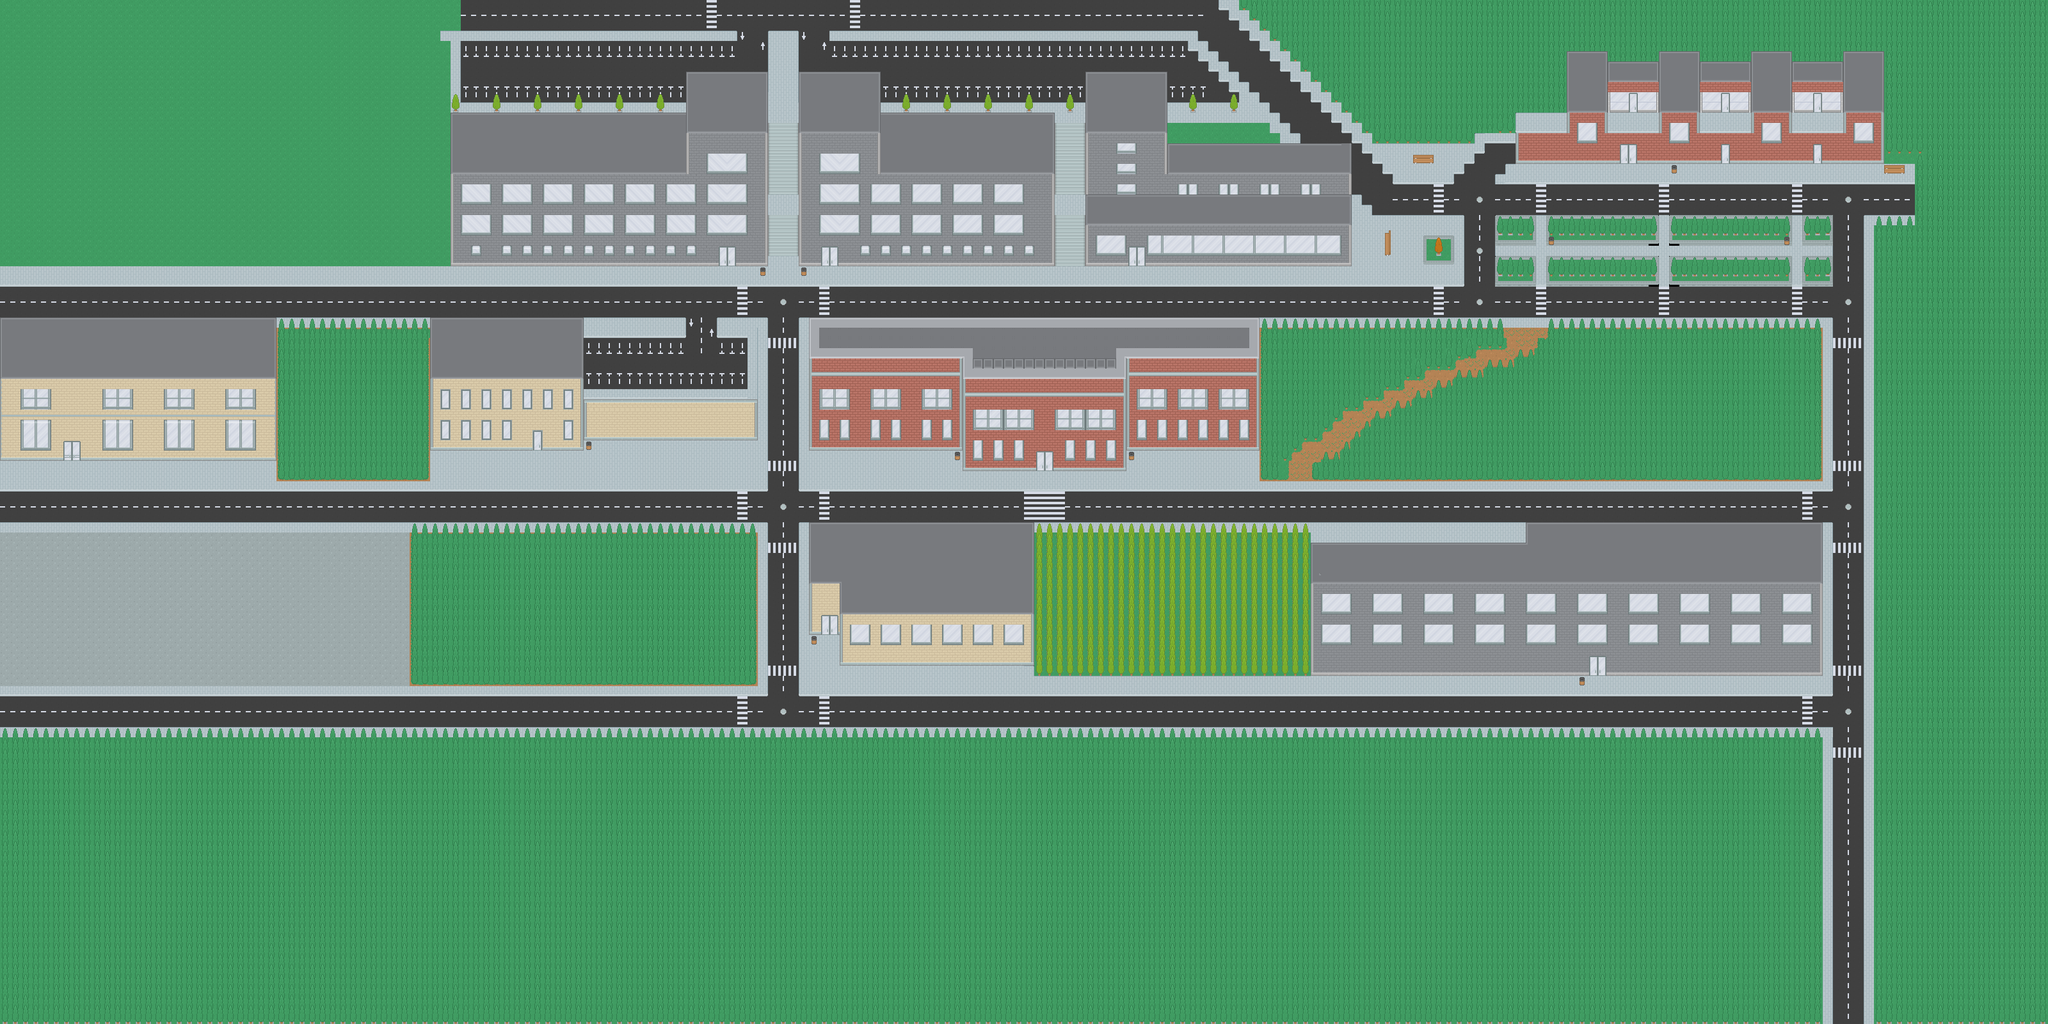

Tiled map render using the project's own tile images. Description and the map definition, with tile-layer contents summarised, below:
An orthogonal 200x100 tile map with 16x16 px tiles, 9 tile layers (Doors, Background, Enviornment, Nature, ...), 3 tilesets.

<map version="1.2" tiledversion="1.2.0" orientation="orthogonal" renderorder="right-down" width="200" height="100" tilewidth="16" tileheight="16" infinite="0" nextlayerid="12" nextobjectid="1">
 <tileset firstgid="1" source="../ASSETS/world 2.tsx" />
 <tileset firstgid="1037" name="Dungeon Tileset" tilewidth="16" tileheight="16" tilecount="270" columns="27">
  <image source="../ASSETS/DungeonTileSet/Dungeon Tileset.png" width="432" height="160" />
  <tile id="164">
   <properties>
    <property name="game" value="MechanicMiniGame" />
   </properties>
  </tile>
  <tile id="165">
   <properties>
    <property name="game" value="FoodFightMiniGame" />
   </properties>
  </tile>
  <tile id="166">
   <properties>
    <property name="game" value="BubblePopperMiniGame" />
   </properties>
  </tile>
 </tileset>
 <tileset firstgid="1307" name="wow" tilewidth="16" tileheight="16" tilecount="1131" columns="39">
  <image source="../ASSETS/Spritesheet/roguelikeCity_magenta.png" width="628" height="475" />
 </tileset>
 <layer id="8" name="Doors" width="200" height="100" locked="1">
  <data>[20000 cells, 6 non-empty, 3 distinct tile ids]</data>
 </layer>
 <layer id="1" name="Background" width="200" height="100" locked="1">
  <data>[20000 cells, 19792 non-empty, 24 distinct tile ids]</data>
 </layer>
 <layer id="2" name="Enviornment" width="200" height="100" locked="1">
  <data>[20000 cells, 16626 non-empty, 45 distinct tile ids]</data>
 </layer>
 <layer id="3" name="Nature" width="200" height="100" locked="1">
  <data>[20000 cells, 9730 non-empty, 4 distinct tile ids]</data>
 </layer>
 <layer id="4" name="Roads" width="200" height="100" locked="1">
  <data>[20000 cells, 2695 non-empty, 24 distinct tile ids]</data>
 </layer>
 <layer id="5" name="Bulding Sub-Layer" width="200" height="100" locked="1">
  <data>[20000 cells, 119 non-empty, 12 distinct tile ids]</data>
 </layer>
 <layer id="6" name="Asset Sub-Layer" width="200" height="100" locked="1">
  <data>[20000 cells, 9 non-empty, 9 distinct tile ids]</data>
 </layer>
 <layer id="7" name="Assets" width="200" height="100" locked="1">
  <data>[20000 cells, 106 non-empty, 15 distinct tile ids]</data>
 </layer>
 <layer id="9" name="Building" width="200" height="100" locked="1">
  <data>[20000 cells, 3963 non-empty, 106 distinct tile ids]</data>
 </layer>
</map>
